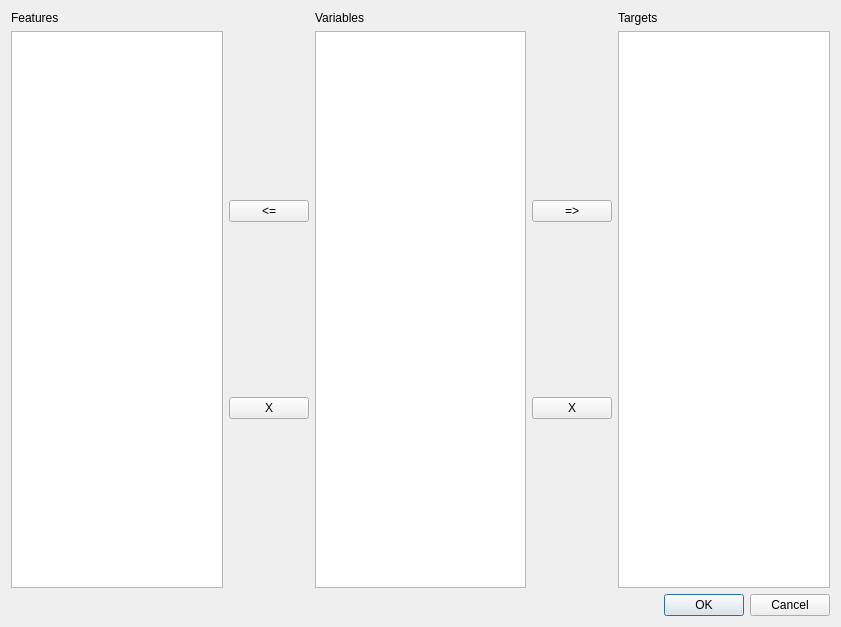
<?xml version="1.0" encoding="UTF-8"?>
<ui version="4.0">
 <class>Dialog</class>
 <widget class="QDialog" name="Dialog">
  <property name="geometry">
   <rect>
    <x>0</x>
    <y>0</y>
    <width>841</width>
    <height>627</height>
   </rect>
  </property>
  <property name="windowTitle">
   <string>Select Variable</string>
  </property>
  <layout class="QGridLayout" name="gridLayout">
   <item row="1" column="4">
    <layout class="QVBoxLayout" name="verticalLayout_2">
     <item>
      <widget class="QPushButton" name="target_push">
       <property name="text">
        <string>=&gt;</string>
       </property>
      </widget>
     </item>
     <item>
      <widget class="QPushButton" name="target_cancel">
       <property name="text">
        <string>X</string>
       </property>
      </widget>
     </item>
    </layout>
   </item>
   <item row="0" column="0">
    <widget class="QLabel" name="label">
     <property name="text">
      <string>Features</string>
     </property>
    </widget>
   </item>
   <item row="0" column="3">
    <widget class="QLabel" name="label_2">
     <property name="text">
      <string>Variables</string>
     </property>
    </widget>
   </item>
   <item row="0" column="5">
    <widget class="QLabel" name="label_3">
     <property name="text">
      <string>Targets</string>
     </property>
    </widget>
   </item>
   <item row="1" column="0">
    <widget class="QListView" name="Features"/>
   </item>
   <item row="1" column="3">
    <widget class="QListView" name="Variables"/>
   </item>
   <item row="1" column="5">
    <widget class="QListView" name="Target"/>
   </item>
   <item row="2" column="4" colspan="2">
    <widget class="QDialogButtonBox" name="buttonBox">
     <property name="orientation">
      <enum>Qt::Horizontal</enum>
     </property>
     <property name="standardButtons">
      <set>QDialogButtonBox::Cancel|QDialogButtonBox::Ok</set>
     </property>
    </widget>
   </item>
   <item row="1" column="2">
    <layout class="QVBoxLayout" name="verticalLayout">
     <item>
      <widget class="QPushButton" name="feature_push">
       <property name="text">
        <string>&lt;=</string>
       </property>
      </widget>
     </item>
     <item>
      <widget class="QPushButton" name="feature_cancel">
       <property name="text">
        <string>X</string>
       </property>
      </widget>
     </item>
    </layout>
   </item>
  </layout>
 </widget>
 <resources/>
 <connections>
  <connection>
   <sender>buttonBox</sender>
   <signal>accepted()</signal>
   <receiver>Dialog</receiver>
   <slot>accept()</slot>
   <hints>
    <hint type="sourcelabel">
     <x>248</x>
     <y>254</y>
    </hint>
    <hint type="destinationlabel">
     <x>157</x>
     <y>274</y>
    </hint>
   </hints>
  </connection>
  <connection>
   <sender>buttonBox</sender>
   <signal>rejected()</signal>
   <receiver>Dialog</receiver>
   <slot>reject()</slot>
   <hints>
    <hint type="sourcelabel">
     <x>316</x>
     <y>260</y>
    </hint>
    <hint type="destinationlabel">
     <x>286</x>
     <y>274</y>
    </hint>
   </hints>
  </connection>
 </connections>
</ui>
